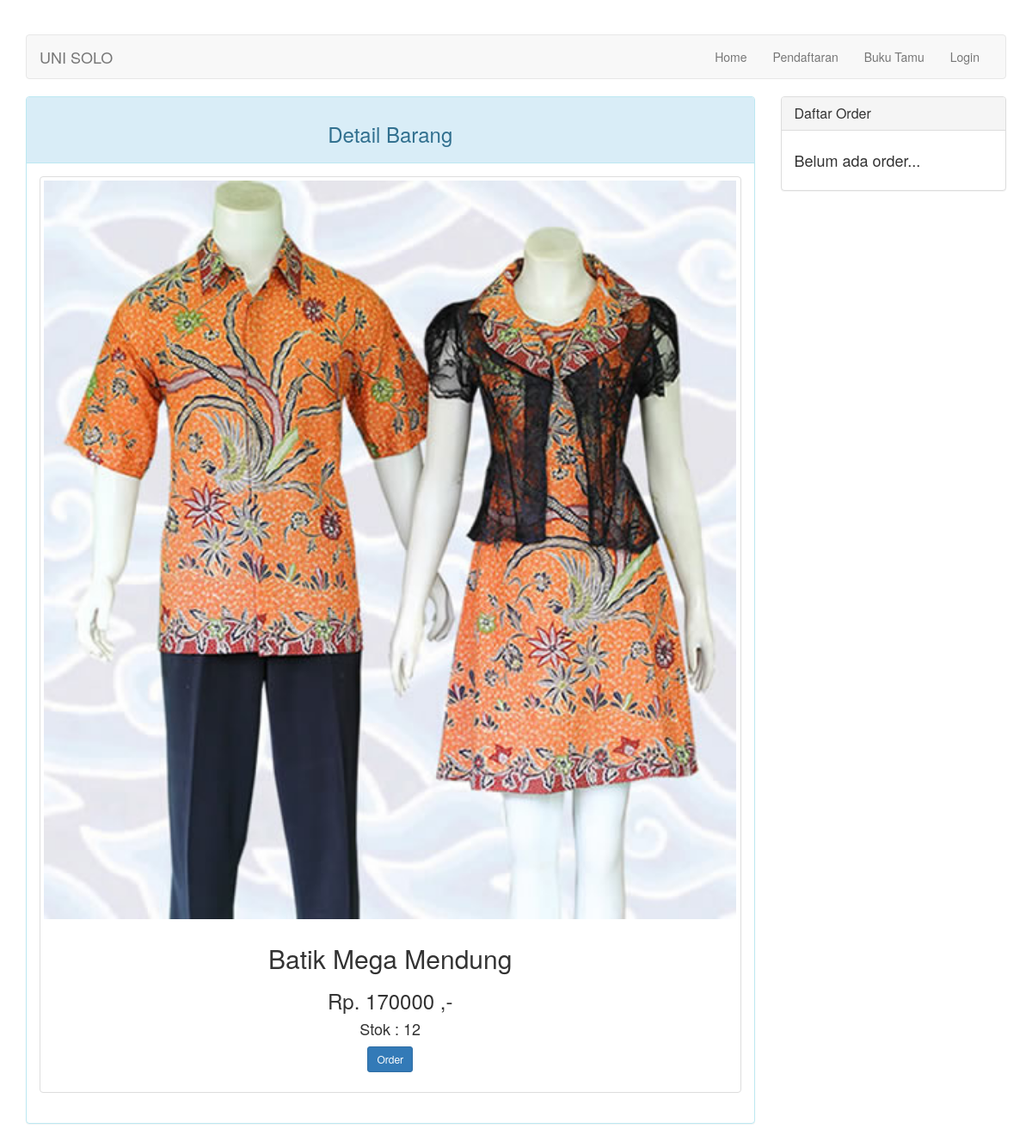
The app's page /?halaman=detail_barang&id=1 with its own data.
### tables this page shows
CREATE TABLE `barang` (
  `id_barang` int(10) NOT NULL,
  `id_merk` int(3) NOT NULL,
  `nama_barang` varchar(20) NOT NULL,
  `harga` int(7) NOT NULL,
  `warna` varchar(10) NOT NULL,
  `jenis_lengan` enum('panjang','pendek') NOT NULL,
  `stok` int(3) NOT NULL,
  `gambar` varchar(100) NOT NULL
);

### halaman/detail_barang.php (the view)
<div class="panel panel-info">
    <div class="panel-heading"><h3 class="text-center">Detail Barang</h3></div>
    <div class="panel-body">
    <?php if ($query = $koneksi->query("SELECT * FROM `barang` WHERE id_barang=$_GET[id]")): ?>
        <?php while($barang = $query->fetch_assoc()): ?>
            <div class="thumbnail">
                <img src="barang/<?=$barang['gambar']?>" style="width: 805px;">
                <div class="caption text-center">
                    <h2><?=ucwords($barang['nama_barang'])?></h2>
                    <h3>Rp. <?=$barang['harga']?> ,-</h3>
                    <h4>Stok : <?=$barang['stok']?></h4>
                    <p>
                        <div class="btn-group">
                            <a href="#" class="btn btn-primary btn-sm" role="button">Order</a>
                        </div>
                    </p>
                </div>
            </div>
        <?php endwhile ?>
    <?php endif ?>
    </div>
</div>

### index.php (style rules this page uses)
body { margin-top: 40px; }

### records on screen
barang: gambar (picture), nama_barang "Batik Mega Mendung", harga "170000", stok "12"
